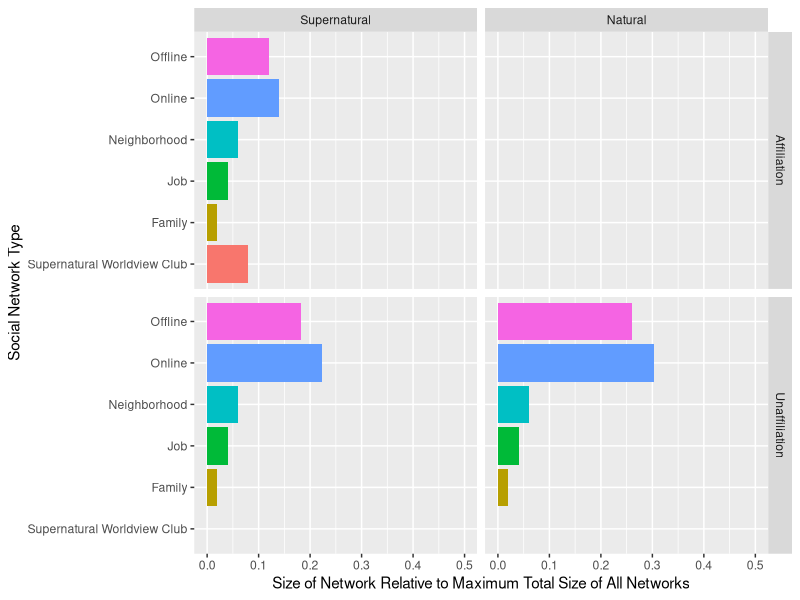

This chart was generated by the following R code:
library(tidyverse)
library(gridExtra)

rq.2.sn.data = read.csv("figure-11-data.csv", header=T)
rq.2.sn.data$Social.Network.Type <- factor(rq.2.sn.data$Social.Network.Type, 
                                           levels = c("Supernatural Worldview Club", "Family", "Job", "Neighborhood", "Online", "Offline"))
rq.2.sn.data$Worldview <- factor(rq.2.sn.data$Worldview, levels = c("Supernatural", "Natural"))
rq.2.plot2 = ggplot(rq.2.sn.data, aes(x=Social.Network.Type, y=Size.Relative.To.Max.Total.Network.Size, fill=Social.Network.Type))+
  geom_bar(stat="identity")+facet_grid(Affiliation.Status~Worldview)+xlab("Social Network Type")+
  ylab("Size of Network Relative to Maximum Total Size of All Networks")+guides(fill=FALSE)+ylim(0,0.5)+
  coord_flip()